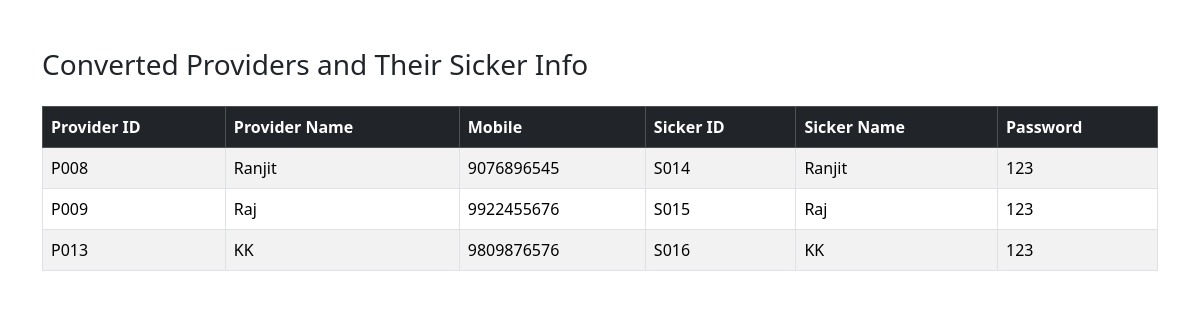
The page /converted_info.php on the database its author committed.
### tables this page shows
CREATE TABLE `providers` (
  `provider_id` varchar(10) NOT NULL,
  `provider_name` varchar(100) DEFAULT NULL,
  `provider_dob` date DEFAULT NULL,
  `provider_gender` varchar(10) DEFAULT NULL,
  `provider_mobile` varchar(15) DEFAULT NULL,
  `city` varchar(50) DEFAULT NULL,
  `area` varchar(50) DEFAULT NULL,
  `date` date DEFAULT curdate(),
  `password` varchar(255) DEFAULT NULL,
  `image` varchar(255) DEFAULT NULL,
  `aadhar_doc` varchar(255) DEFAULT NULL,
  `status` enum('pending','active','inactive','converted') NOT NULL DEFAULT 'pending',
  `converted` tinyint(1) DEFAULT 0,
  `email` varchar(255) DEFAULT NULL
);

CREATE TABLE `sickers` (
  `id` int(11) NOT NULL,
  `sicker_id` varchar(10) NOT NULL,
  `sicker_name` varchar(100) NOT NULL,
  `dob` date DEFAULT NULL,
  `sicker_age` int(3) NOT NULL,
  `sicker_gender` enum('Male','Female') NOT NULL,
  `sicker_mobile` varchar(10) NOT NULL,
  `city` varchar(100) NOT NULL,
  `area` varchar(100) NOT NULL,
  `request_date` date DEFAULT curdate(),
  `password` varchar(255) NOT NULL,
  `image` varchar(255) DEFAULT NULL,
  `aadhar_doc` varchar(255) DEFAULT NULL,
  `status` enum('pending','active','inactive') NOT NULL DEFAULT 'pending',
  `email` varchar(255) DEFAULT NULL
);

### converted_info.php (the view, shortened to what this page needs)
<?php
include 'db.php';
$providers = $conn->query("SELECT * FROM providers WHERE status='converted' ORDER BY provider_id ASC");
?>
<!DOCTYPE html>
<html>
<head>
    <link href="https://cdn.jsdelivr.net/npm/bootstrap@5.3.2/dist/css/bootstrap.min.css" rel="stylesheet">
</head>
<body>
<div class="container mt-5">
    <h3 class="mb-4">Converted Providers and Their Sicker Info</h3>
    <?php if($providers->num_rows > 0): ?>
    <div class="table-responsive">
        <table class="table table-bordered table-striped">
            <thead class="table-dark">
                <tr>
                    <th>Provider ID</th>
                    <th>Provider Name</th>
                    <th>Mobile</th>
                    <th>Sicker ID</th>
                    <th>Sicker Name</th>
                    <th>Password</th>
                </tr>
            </thead>
            <tbody>
                <?php while($p = $providers->fetch_assoc()): ?>
                    <?php
                    $mobile = $conn->real_escape_string($p['provider_mobile']);
                    $s = $conn->query("SELECT * FROM sickers WHERE sicker_mobile='$mobile' ORDER BY id DESC LIMIT 1");
                    $sicker_id = $sicker_name = $sicker_password = '';
                    if($s && $s->num_rows > 0){
                        $sc = $s->fetch_assoc();
                         $sicker_id = $sc['sicker_id'];
                        $sicker_name = $sc['sicker_name'];
                        $sicker_password = $sc['password'];
                    }
                    ?>
                    <tr>
                        <td><?php echo htmlspecialchars($p['provider_id']); ?></td>
                        <td><?php echo htmlspecialchars($p['provider_name']); ?></td>
                        <td><?php echo htmlspecialchars($p['provider_mobile']); ?></td>
                        <td><?php echo htmlspecialchars($sicker_id); ?></td>
                        <td><?php echo htmlspecialchars($sicker_name); ?></td>
                        <td><?php echo htmlspecialchars($sicker_password); ?></td>
                    </tr>
                <?php endwhile; ?>
            </tbody>
        </table>
    </div>
    <?php else: ?>
        <div class="alert alert-info">No converted providers found.</div>
    <?php endif; ?>
</div>
</body>
</html>

### rows shown on the page
providers: provider_id "P008", provider_name "Ranjit", provider_mobile "9076896545", sickers.sicker_id "S014", sickers.sicker_name "Ranjit", sickers.password "123"
providers: provider_id "P009", provider_name "Raj", provider_mobile "9922455676", sickers.sicker_id "S015", sickers.sicker_name "Raj", sickers.password "123"
providers: provider_id "P013", provider_name "KK", provider_mobile "9809876576", sickers.sicker_id "S016", sickers.sicker_name "KK", sickers.password "123"
